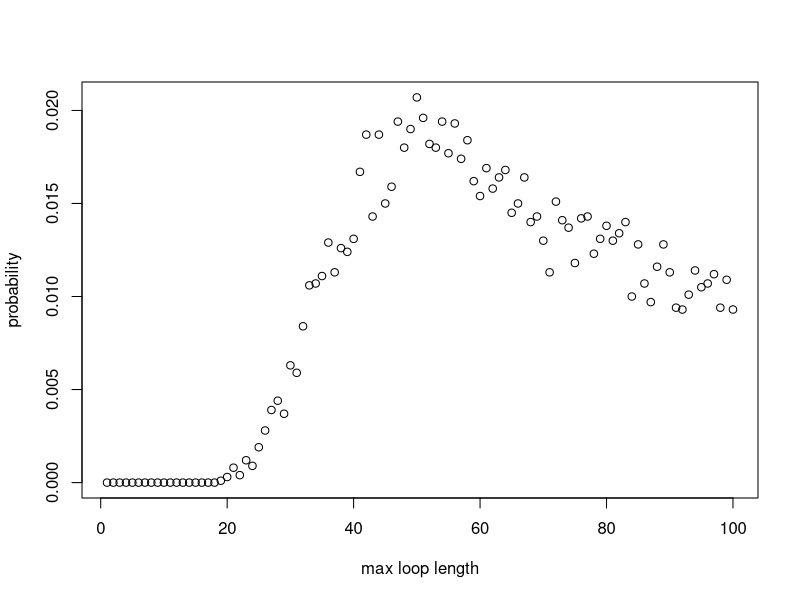

R code for this plot:
#### Team Members:
# Fatima Kasenally (S2443602); Wenqi Ni (s1792412); Cameron Allan (S1748084)

#### address of github repo:
#https://github.com/niwq15/SP-Group-7-A2


#### Contributions

# Functions we each made versions of:
# Cameron - Strategy3, Pone, 
# Wenqi - Strategy1, Strategy2, Strategy3, Pone, Pall, dloop 
# Fatima - Strategy2, Pone, Pall, dloop 

# each of us should add more here. we can say what we have done, involving different versions of functions above

# Wenqi created the final versions of the functions Strategy 1, Strategy 2, Pone ... 
# ...done for old versions


# Cameron added if statement to speed up the Pall function


# Other Tasks: (correct your own)
# Cameron - optimising stuff and array stuff
# Wenqi - Q3 - Q6 stuff 
# Fatima - Q3 - Q6 stuff 




#### Overview / summary
# This file holds the self-contained code to simulate a generalised version of the famous '100 Prisoners Problem' 
# The problem is defined as follows: 
# Consider a prison containing 2n prisoners, each with a unique identification number ranging from 1 to 2n. 
# The prison has a room with 2n boxes, each uniquely numbered from 1 to 2n and each containing a single card. 
# These cards are each labelled with a unique number between 1 and 2n. 
# Each prisoner is allowed to open n boxes to find the card with their number.
# If all 2n prisoners successfully find their cards then they all go free. 
# After their turn,the prisoners are not allowed to communicate any new information from the boxes 
# to prisoners who have yet to take their turn.
# The room is returned to its original state after each prisoner’s go. 

# Firstly, we will show 3 strategies for the prisoners, then create a 'Pone' function to estimate 
# the probability of a single prisoner successfully finding their number, then use a 'Pall' function to 
# calculate the probability of all the prisoners finding their numbers. 
# Based on the results of the individual and joint success probabilities using different strategies, 
# we will give some comments about which strategy has the highest success probabilities for 
# both individuals and the collective. 

# The following code uses stochastic simulation to explore the prisoner problem. 

## There are 2n cards each printed with a unique number from 1 to 2n.
## The 2n cards are randomly placed one in each of 2n boxes
## Use sample function to give a random order of card numbers
## cards_num <- sample(1:(2*n), 2*n, replace=FALSE)
## Therefore cards_num simulates 2n cards (element value) randomly placed in 2n boxed (element index)

## Each function expressing the various strategies for opening boxes to find cards will require the same 
## input parameters : n,k,cards_num. Where n parameterises the 2n number of boxes, prisoner and cards in our problem.
## k is the prisoner's number in a given trial run and cards_num, as explained above, represents the boxes and 
## cards places in them. As the boxes and cards comfiguration must remain the same between prisoner trials it cannot
## be defined within the function and must be called on and externally defined. 
## Uniform input parameters allows the implemented strategy to be variable in each simulation as each strategy 
## function is interchangable. This is requires by functions 'Pone' and 'Pall'



## Strategy 1:
## Each prisoner with their number 'p' starts at the p-th box whose number on the card is k
## If k is not equal to p, then the prisoner goes to box number k and opens it
## The process will be repeated until they have either found the card with number p or opened n boxes without finding it

## Prisoner 'k' uses Strategy 1 to find their number amoungst '2n' boxes 'cards_num'
Strategy1 <- function(n,k,cards_num) {
  #create an empty vector to store card numbers as they are read
  cards_picked <- rep(0, n) # the prisoner can read at most n cards
  cards_picked[1] <- cards_num[k] # start at the box with his number (k) on it 
  #for each of the remaining steps, first check if he has found his card number
  #if so, he will stop; if not, he will continue to read cards
  for (b in 2:n) {
    if (cards_picked[b-1] == k) {#if the prisoner k has found his number
      return(TRUE) #yes the prisoner has successfully found his card
      break # stop here and the prisoner will not open other boxes
    } else {#otherwise prisoner will open another box with the number of the last card
      cards_picked[b] <- cards_num[cards_picked[b-1]]
    }
  }
  #check whether he finds his number in the final step
  if (cards_picked[n] != k) { #if the final number is not his number
    return(FALSE) #prisoner has failed to find his card
  } else {#if the final number is equal to his number
    return(TRUE) #prisoner has successfully found his card
  }
}



## Strategy 2:
## This strategy follows an identicle procedure to strategy 1, save that the starting box is randombly selected
## The prisoner uses the card number in each box to pick his next box to open.
## The prisoner can open at most n boxes in order to find the card with their number on it

## Prisoner 'k' uses Strategy 2 to find their number amoungst '2n' boxes 'cards_num'
Strategy2 <- function(n,k,cards_num) {
  #create an empty vector to store card numbers that have been read
  cards_picked <- rep(0, n) # the prisoner can read at most n cards
  cards_picked[1] <- sample(cards_num,1)# start at a randomly selected box 
  #for each of the remaining steps, firstly check whether he has found him number card
  #if so, he will stop; if not, he will continue to read cards
  for (b in 2:n) {
    if (cards_picked[b-1] == k) {#if the prisoner k has found his number
      return(TRUE)
      break #stop here and the prisoner will not open other boxes
    } else {#otherwise prisoner will open the box with number k
      cards_picked[b] <- cards_num[cards_picked[b-1]]
    }
  }
  #check whether he finds his number in the final step
  if (cards_picked[n] != k) { #if the final number is not his number
    return(FALSE)
  } else {#if the final number is equal to his number
    return(TRUE)
  }
} #The function reutrns TRUE/FALSE expressing that the prisoner has FOUND/FAILED TO FIND his card 



## Strategy 3:
## In this strategy the prisoner opens n boxes at random, with replacement, i.e. he may open an already open box

## Prisoner 'k' uses Strategy 1 to find their number amoungst '2n' boxes 'cards_num'
Strategy3 <- function(n,k,cards_num){ 
  cards_picked <- sample(cards_num,n) # Randomly select n boxes from cards_num to open
  if (k %in% cards_num[cards_picked]){ # Check if prisoner number is in any of the boxes selected
    return(TRUE) 
    #cat("The prisoner found their card in box ", match(x,boxes[select_box])) # Uncomment this if running Strategy3 standalone for a success message
  } else { # If prisoner number not in any of the n boxes
    return(FALSE)
    #print("The prisoner did not find their card.") # Uncomment this for a failure message.
  }
} # End function



## 'Pone' is a function which estimates the probability of a prisoner,k, successfully finding their card number  (k)
## amoungst 2n boxes (cards_num) in nreps simulated trials, using any one of the available strategies encoded above

Pone <- function(n,k,strategy,nreps) {
  # create an empty vector to store the outsome of each simulation as 1/0 = Success/ Failure to find his card
  success <- rep(0, nreps)
  for (i in 1:nreps) {
    # simulate the order of card numbers
    cards_num <- sample(1:(2*n), 2*n, replace=FALSE)
    success[i] <- strategy(n,k,cards_num)
  }
  # return the frequentist probability of success as: 
  # total number of simulated successes / total number of simulations
  return(sum(success)/nreps)
}

## 'Pall' is a function to find the probability of all the 2n prisoners simultaneously finding their cards in a 
## single simulation and thus being able to escape. All prisoners must use the same strategy and the probability 
## is calculated by analyzing the results from nreps simulated trials 

Pall <- function(n,strategy,nreps) {
  #create a vector to record the result of each simulation with default values of 1s
  num_success <- rep(1,nreps)
  for (i in 1:nreps) {#for each simulation
    #generate a random order of card numbers
    cards_num <- sample(1:(2*n), 2*n, replace=FALSE)
    #use the strategies to calculate whether each prisoner can find their correct number within n times
    for (k in 1:(2*n)) {
      result <- strategy(n,k,cards_num) # save the result of strategy for the k-th prisoner
      num_success[i] <- num_success[i] * result # if result is 1 keep 1 in the vector. If 0 change to 0.
      if (result == 0){ # stop if any prisoner does not escape, this cuts down simulation run-time
        break
      }
    }
  }
  # return the frequentist probability as: total number of simulated successes / total number of simulated trials
  return(sum(num_success)/nreps)
}

### Sample Results ###

### individual prisoner probabilities: 
### Pone takes args: n,k,strategy,nreps

Pone(5,5,Strategy1,10000)
Pone(50,50,Strategy1,10000)
# one prisoner & strategy 1: prob success ~ 50%  (for all n)

Pone(5,5,Strategy2,10000)
Pone(50,50,Strategy2,10000)
# one prisoner & strategy 2: prob success ~40%  (n=5) ~37%  (n>50)

Pone(5,5,Strategy3,10000)
Pone(50,50,Strategy3,10000)
# one prisoner & strategy 3: prob success ~50%  (for all n)

### joint probabilities for all prisoners as a collective:  
### Pall takes args: n,strategy,nreps


Pall(5,Strategy1,10000)
Pall(50,Strategy1,10000)
#10 prisoners & strategy 1: prob success ~35% (n=5)
#100 prisoners & strategy 1: prob success ~30% (n=50)

Pall(5,Strategy2,10000)
Pall(50,Strategy2,10000)
#10 prisoners & strategy 2: prob success ~0.01%  (n=5)
#100 prisoners & strategy 2: prob success ~0% (smaller than precision)  (n=50)

Pall(5,Strategy3,10000)
Pall(50,Strategy3,10000)
#10 prisoners & strategy 3: prob success ~1%  (n=5)
#100 prisoners & strategy 3: prob success ~0% (smaller than precision) (n=50)


## while stategies 1 and 3 are distinc, strategy 2 shares aspects with both of them 
## yet has distinct marginal and joint probabilities 

## Strategy 3's results are as expected. The probability of finding his card in a box is 1/2n
## therefore if he opens n boxes at random the probability of finding his card is n/2n i.e. 50%
## For 2n prisoners simultaneously finding their cards in a simulation we multiply the independent 
## marginal probabilities to produce a joint probability of (0.5)^(2n), which tends to 0 as n increases. 

## Strategy 1 uses an algorithm to select cards. For a single prisoner the marginal probability of success 
## is still 50%, and therefore does not improve on the random selection method of strategy 3. However, the 
## joint probability of success is significantly higher than that of strategy 3 - demonstrating that there is 
## something intelligent in the strategy's design. The reason for the higher probability of joint success is 
## in the distribution of maximum loop lengths amoungst the boxes and cards. The cycle of box and card numbers
## must eventually return the prisoner to open a box with his card number inside if he is allowed to open as
## many boxes as he wants, as the numbers used are continuous (integers) and finite. The only limitation to the 
## strategy is if the loop length is longer than n, the number of boxes the prisoner is allowed to open. Therefore,
## the probability of success is dependent of the probability distribution of loop lengths amoungst the boxes. 
## and the joint probability of success will be equal to the cumulative probability of the maximum loop length 
## being less than n, which we have determined to be approximately 30%


## Strategy 2 has a lower marginal probability for success than the others, and a joint probability close to 0. 
## Strategy 2 takes the worst aspects from both strategies 1 and 3. The fist box is selected at random, then the 
## prisoner is stuck looping through boxes that may or may not have his card in it. The marginal probability is 
## lower than 50% because in order to succeed not only must the prisoner select the correct loop with his card in it
## at random, the loop he picks must also be shorter than n. Our results show that meeting both these conditions at 
## once has a probability of 37-40% (varies with n). The joint probability tends to 0 for the same reason as strategy 3.
## Each of the 2n prisoners must independently select the correct loop with their number at random, this has a 
## probability (p) less than 1, therefore p^(2n) (the prob of all prisoners selecting the correct loop)
## tends to 0 as n increases, this is without including the additional requirement of the loop length also being less
## than n. 



#Calculate the probability of loop lengths 
dloop <- function(n, nreps) {
  each_loop_lengths <- c() #list to store the loop lengths generated by all simulations
  max_loop_lengths <- c()
  
  for (i in 1:nreps){ 
    #simulate the boxes nreps times 
    boxes <- sample(1 : (2*n), 2*n , replace=FALSE) 
    unopened_boxes <- 1:(2*n)
    
    #store the unique loop lengths generated from each simulation 
    new_loop_lengths <- c()
    
    #scan for loops, (while more than 2 boxes are still closed, indexing breaks down for smaller loops)
    while (length(unopened_boxes) > 2 ){
      #pick the smallest number unopened box and store the value of the card inside 
      cards_picked <- boxes[unopened_boxes[1]]
      
      #pick your next box according to your last card and scan each closed loop
      for (b in 2:length(unopened_boxes)){ #max loop length is the number of closed boxes
        cards_picked <- c(cards_picked, boxes[cards_picked[b-1]])
      }#end for 
      
      #add your new loop length to your list
      new_loop_lengths <- c(new_loop_lengths, length(unique(cards_picked))) 
      
      #remove the boxes opened 
      unopened_boxes <- setdiff(unopened_boxes,unique(cards_picked))
    } #end while 
    
    
    each_loop_lengths <- c(each_loop_lengths, unique(new_loop_lengths))
    max_loop_lengths <- c(max_loop_lengths, max(new_loop_lengths))
    
    
  } #end for 
  
  #probability vector for the occurrence of each maximum loop length 
  prob_vec_ymax <- tabulate(max_loop_lengths)/nreps
  x_axis <- 1:length(prob_vec_ymax)
  #prints a plot for probailities of maximum loop lengths
  plot(x_axis, prob_vec_ymax, xlab = "max loop length", ylab = "probability")
  
  #find the probability of max loop length is less than n
  prob_less_n_loop = sum(prob_vec_ymax[1:n])
  cat("\n","prob your max loop has a length less than n",   prob_less_n_loop, "\n")
  
  
  #probability vector for the occurrence of each type of loop length 
  prob_vec_y <- tabulate(each_loop_lengths)/nreps
  cat("your probability vector for producing at least one loop of length i: \n", prob_vec_y)
  return(prob_vec_y)
}#end function


VAR_1 <- dloop(50, 10000)
